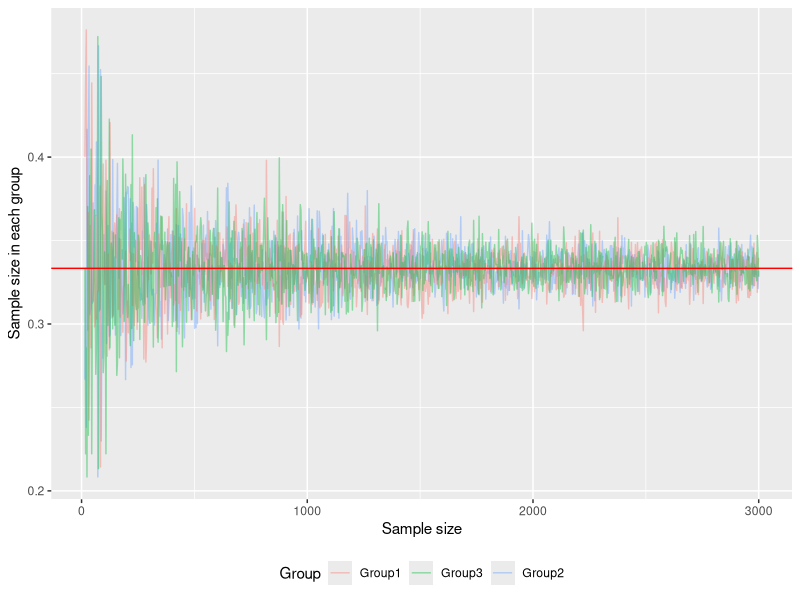
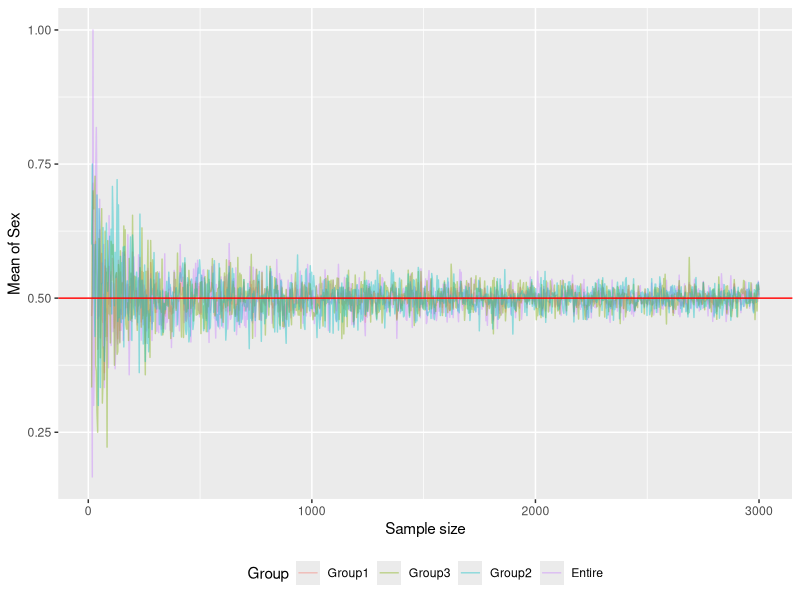
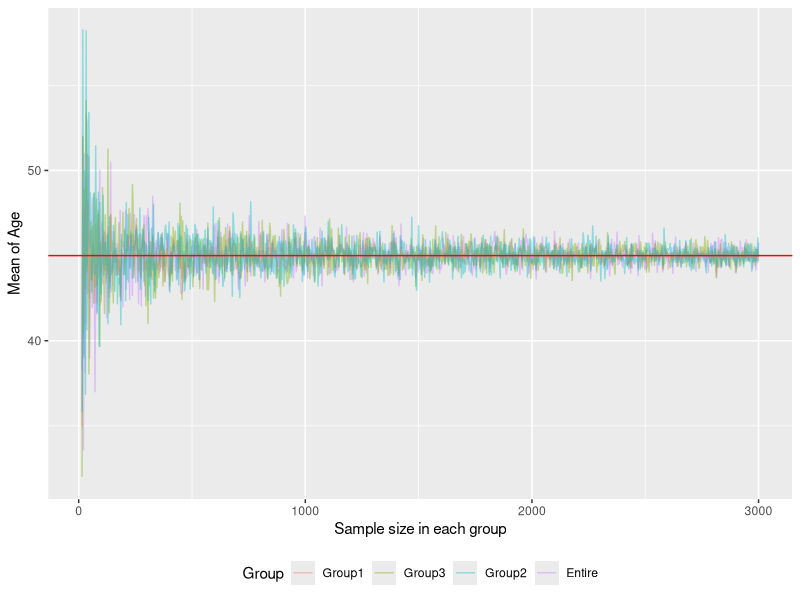
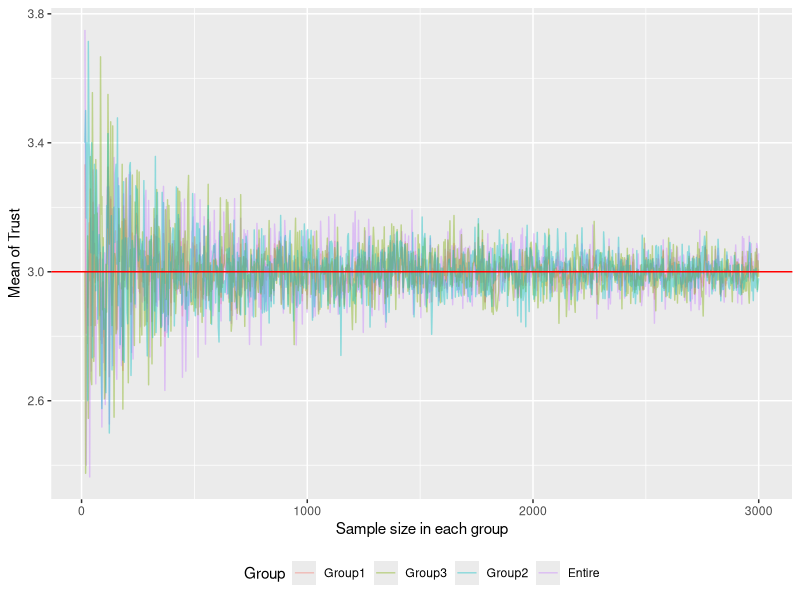

Source code (R) for these figures, in order:
# 作図のためにggplot2パッケージの呼び出し
# ない場合、まずinstall.packages("ggplot2")でインストールしておく
library(ggplot2)

# 実験群の数(例：統制群, 実験群1, 実験群2)
n.group <- 3

# シミュレーション結果を保存するデータフレームの作成
result.df <- data.frame(n = rep(NA, 996),
                        sex.mean = rep(NA, 996),
                        age.mean = rep(NA, 996),
                        trust.mean = rep(NA, 996),
                        n1 = rep(NA, 996),
                        n2 = rep(NA, 996),
                        n3 = rep(NA, 996),
                        sex.mean1 = rep(NA, 996),
                        sex.mean2 = rep(NA, 996),
                        sex.mean3 = rep(NA, 996),
                        age.mean1 = rep(NA, 996),
                        age.mean2 = rep(NA, 996),
                        age.mean3 = rep(NA, 996),
                        trust.mean1 = rep(NA, 996),
                        trust.mean2 = rep(NA, 996),
                        trust.mean3 = rep(NA, 996))

# シミュレーションのコード

for (i in 5:1000){
  # 架空のデータセットの生成する
  # 各グループに大体x人が属し、３つのグループで分けるなら
  # xの3倍のサンプルサイズが必要
  sex <- sample(0:1, i * n.group, replace = TRUE)
  age <- sample(20:70, i * n.group, replace = TRUE)
  trust <- sample(1:5, i * n.group, replace = TRUE)

  # グループを分ける
  group.id <- sample(1:n.group, i * n.group, replace = TRUE)

  # 架空データセットをデータフレームとして保存
  temp.df <- data.frame(sex, age, trust, group.id)

  # サンプルサイズ
  sample.size <- i * n.group

  # サンプル全体のsex, age, trustの平均値
  sex.mean <- mean(temp.df$sex)
  age.mean <- mean(temp.df$age)
  trust.mean <- mean(temp.df$trust)

  # 各グループにいくつのケースが属されているかを計算
  n1 <- nrow(subset(temp.df, group.id == 1))
  n2 <- nrow(subset(temp.df, group.id == 2))
  n3 <- nrow(subset(temp.df, group.id == 3))

  # 各グループごとのsex, age, trustの平均値を計算する
  sex.mean1 <- mean(subset(temp.df, group.id == 1)$sex)
  sex.mean2 <- mean(subset(temp.df, group.id == 2)$sex)
  sex.mean3 <- mean(subset(temp.df, group.id == 3)$sex)
  age.mean1 <- mean(subset(temp.df, group.id == 1)$age)
  age.mean2 <- mean(subset(temp.df, group.id == 2)$age)
  age.mean3 <- mean(subset(temp.df, group.id == 3)$age)
  trust.mean1 <- mean(subset(temp.df, group.id == 1)$trust)
  trust.mean2 <- mean(subset(temp.df, group.id == 2)$trust)
  trust.mean3 <- mean(subset(temp.df, group.id == 3)$trust)

  # 結果を保存
  result.df[i-4, ] <- c(sample.size, sex.mean, age.mean, trust.mean,
                        n1, n2, n3,
                        sex.mean1, sex.mean2, sex.mean3,
                        age.mean1, age.mean2, age.mean3,
                        trust.mean1, trust.mean2, trust.mean3)
}

# 各グループにちゃんと1/3ずつ入ったかを確認。
# 赤の実線に近いほど理想的な割合で配分されたということ
ggplot(data = result.df) +
  geom_line(aes(x = n, y = n1/n, color = "red"),   alpha = 0.4) +
  geom_line(aes(x = n, y = n2/n, color = "blue"),  alpha = 0.4) +
  geom_line(aes(x = n, y = n3/n, color = "green"), alpha = 0.4) +
  geom_hline(yintercept = 1/3, color = "red") +
  scale_color_discrete(name = "Group",
                       labels = c("Group1", "Group3", "Group2")) +
  labs(x = "Sample size", y = "Sample size in each group") +
  theme(legend.position = "bottom")

# 各グループのsex, age, trustの平均値。
# 紫(?)は全体の平均値
# 赤い実線は理論値
ggplot(data = result.df) +
  geom_line(aes(x = n, y = sex.mean,  color = "black"), alpha = 0.4) +
  geom_line(aes(x = n, y = sex.mean1, color = "red"),   alpha = 0.4) +
  geom_line(aes(x = n, y = sex.mean2, color = "blue"),  alpha = 0.4) +
  geom_line(aes(x = n, y = sex.mean3, color = "green"), alpha = 0.4) +
  geom_hline(yintercept = 0.5, color = "red") +
  scale_color_discrete(name = "Group",
                       labels = c("Group1", "Group3", "Group2", "Entire")) +
  labs(x = "Sample size", y = "Mean of Sex") +
  theme(legend.position = "bottom")

ggplot(data = result.df) +
  geom_line(aes(x = n, y = age.mean,  color = "black"), alpha = 0.4) +
  geom_line(aes(x = n, y = age.mean1, color = "red"),   alpha = 0.4) +
  geom_line(aes(x = n, y = age.mean2, color = "blue"),  alpha = 0.4) +
  geom_line(aes(x = n, y = age.mean3, color = "green"), alpha = 0.4) +
  geom_hline(yintercept = 45, color = "red") +
  scale_color_discrete(name = "Group",
                       labels = c("Group1", "Group3", "Group2", "Entire")) +
  labs(x = "Sample size in each group", y = "Mean of Age") +
  theme(legend.position = "bottom")

ggplot(data = result.df) +
  geom_line(aes(x = n, y = trust.mean,  color = "black"), alpha = 0.4) +
  geom_line(aes(x = n, y = trust.mean1, color = "red"),   alpha = 0.4) +
  geom_line(aes(x = n, y = trust.mean2, color = "blue"),  alpha = 0.4) +
  geom_line(aes(x = n, y = trust.mean3, color = "green"), alpha = 0.4) +
  geom_hline(yintercept = 3, color = "red") +
  scale_color_discrete(name = "Group",
                       labels = c("Group1", "Group3", "Group2", "Entire")) +
  labs(x = "Sample size in each group", y = "Mean of Trust") +
  theme(legend.position = "bottom")
